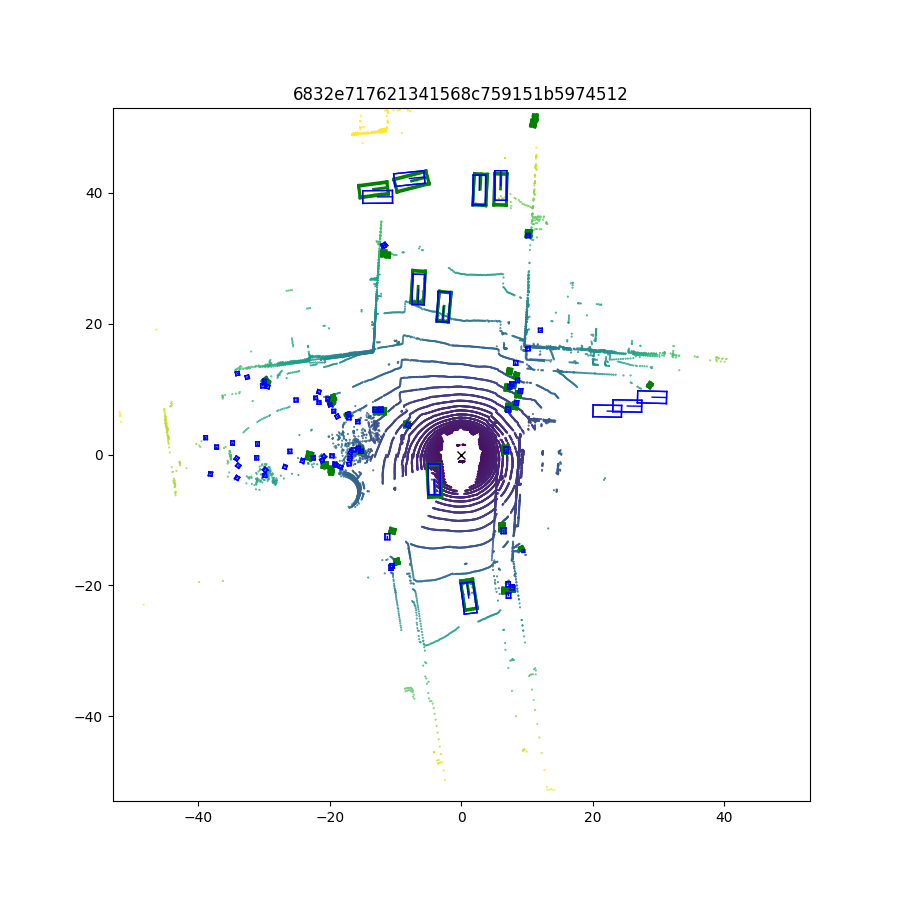
#> input picture data/image2.png, 900 x 900 px, found by its file name
$ python filter_scene.py
#> lines starting #> are read from the running program, lines starting #| are printed output that depends on the picture; after the words box and inside, x2 and y2 are one past the last pixel; in counts of white or black regions, pixels touching at a corner belong together
import numpy as np
import cv2
import matplotlib.pyplot as plt

from IPython import embed

# Load the image
img = cv2.imread("data/image2.png")
#> img is the input picture: shape (900, 900, 3); mean B, G, R 249.9, 248.5, 247.5
cv2.imshow("Original Image", img)

# Convert to HSV
hsv = cv2.cvtColor(img, cv2.COLOR_BGR2HSV)
#> hsv: shape (900, 900, 3); mean H, S, V 3.9, 5.3, 250.6

# Define range for blue color
lower_blue = np.array([98, 174, 0])
upper_blue = np.array([129, 255, 255])

# Create a mask for blue areas
mask = cv2.inRange(hsv, lower_blue, upper_blue)
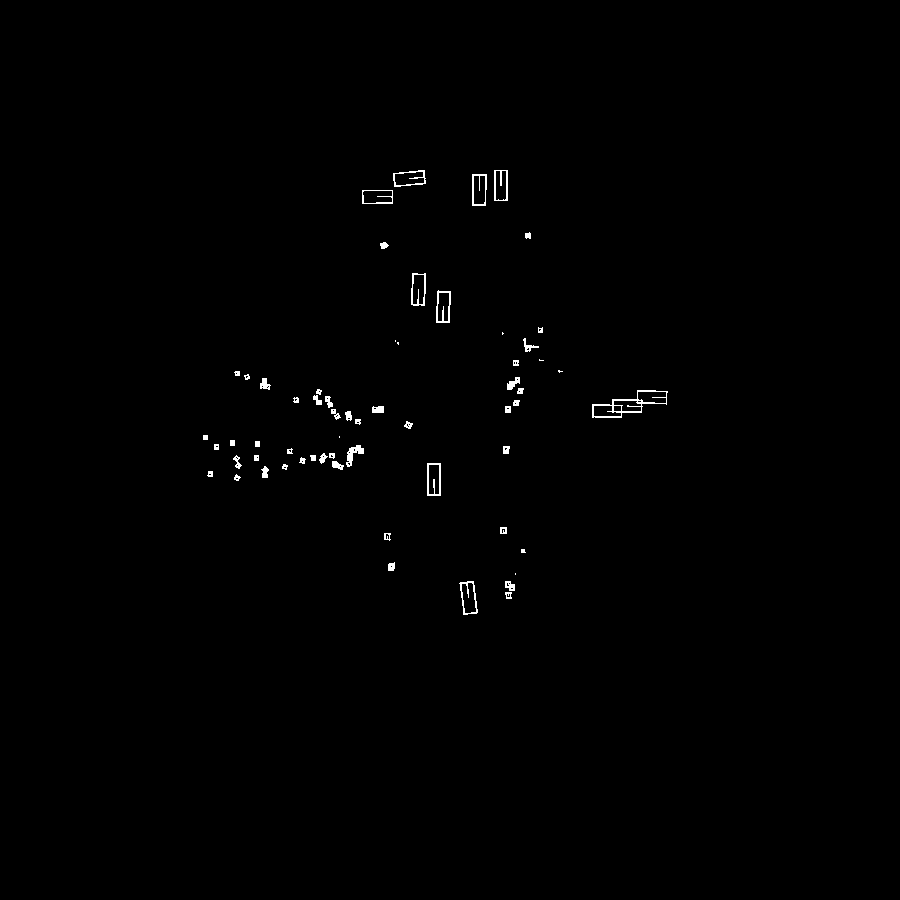
#> mask: shape (900, 900); 0.47% white in thin lines or dots, all inside (x1, y1, x2, y2) = (203, 170, 668, 615)

# Filter the image using the mask to isolate blue regions
res = cv2.bitwise_and(img, img, mask=mask)


# Function to detect rectangles and lines
def detect_rectangles(image, min_area):
    # Convert to grayscale
#> called with min_area = 350
    gray = cv2.cvtColor(image, cv2.COLOR_BGR2GRAY)

    # Threshold the image to binary
    _, binary = cv2.threshold(gray, 0, 255, cv2.THRESH_BINARY)

    # Find contours
    contours, _ = cv2.findContours(binary, cv2.RETR_EXTERNAL, cv2.CHAIN_APPROX_SIMPLE)
#> contours = 61 contours, 15 with area under 20; largest, box (x1, y1, x2, y2) and area: (592, 390, 668, 418) 1034, (459, 581, 478, 615) 435, (472, 174, 487, 206) 418, (427, 463, 441, 496) 416, (411, 273, 426, 306) 412

    # Initialize list to store rectangles
    rectangles = []

    for contour in contours:
        # Approximate the contour
        epsilon = 0.02 * cv2.arcLength(contour, True)
        approx = cv2.approxPolyDP(contour, epsilon, True)
        # Check if it is a rectangle (4 sides and convex)
        # if len(approx) == 4 and cv2.isContourConvex(approx):
        # Calculate the area and filter based on minimum area
        area = cv2.contourArea(contour)
        # [6 lines of commented-out code are left out]

        if area >= min_area:
            x, y, w, h = cv2.boundingRect(approx)
            rectangles.append((approx, (x, y, w, h)))
#> this loop made 61 passes
#> (epsilon, approx, area, x, y, w, h) on passes 3, 13, 54, 55, 58, 59, 60: (1.9, [[473, 581], [459, 583], [463, 614], [477, 612]], 435, 459, 581, 19, 34), (1.8, [[427, 463], [427, 495], [440, 495], [440, 463]], 416, 427, 463, 14, 33), (1.79, [[438, 290], [436, 322], [449, 322], [450, 291]], 403, 436, 290, 15, 33), (1.84, [[412, 273], [411, 304], [424, 305], [425, 273]], 412.5, 411, 273, 15, 33), (1.72, [[362, 190], [362, 203], [392, 203], [392, 190]], 390, 362, 190, 31, 14), (1.79, [[472, 174], [472, 205], [485, 205], [486, 174]], 418.5, 472, 174, 15, 32), (1.72, [[494, 170], [494, 200], [507, 200], [507, 170]], 390, 494, 170, 14, 31)
#> (epsilon, area, x, y, w, h) on passes 39, 61: (4.1, 1034, 592, 390, 76, 28), (1.84, 411, 393, 170, 33, 17)
#> after the loop, rectangles = 9 items

    return rectangles


# Detect rectangles
min_area = 350  # Adjusted minimum area to ensure meaningful rectangles are found
rectangles = detect_rectangles(res, min_area)
#> rectangles = 9 items

# Draw detected rectangles on the original image

for rectangle, (x, y, w, h) in rectangles:
    cv2.drawContours(
        img, [rectangle], -1, (0, 0, 255), 3
    )  # Draw rectangles in red color
#> this loop made 9 passes
#> (rectangle, x, y, w, h) on passes 1, 2, 4, 5, 6, 7, 8, 9: ([[473, 581], [459, 583], [463, 614], [477, 612]], 459, 581, 19, 34), ([[427, 463], [427, 495], [440, 495], [440, 463]], 427, 463, 14, 33), ([[438, 290], [436, 322], [449, 322], [450, 291]], 436, 290, 15, 33), ([[412, 273], [411, 304], [424, 305], [425, 273]], 411, 273, 15, 33), ([[362, 190], [362, 203], [392, 203], [392, 190]], 362, 190, 31, 14), ([[472, 174], [472, 205], [485, 205], [486, 174]], 472, 174, 15, 32), ([[494, 170], [494, 200], [507, 200], [507, 170]], 494, 170, 14, 31), ([[424, 170], [393, 173], [394, 186], [425, 183]], 393, 170, 33, 17)
#> (x, y, w, h) on pass 3: (592, 390, 76, 28)
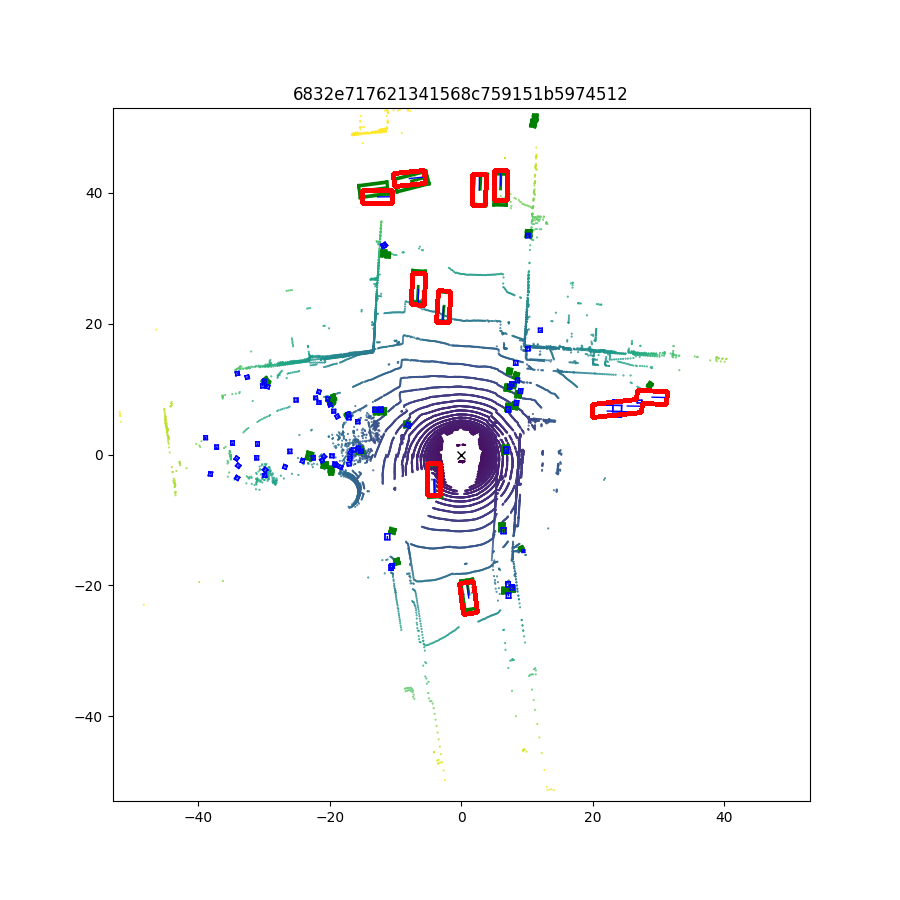
#> img: shape (900, 900, 3); 0.54% of pixels changed, all inside (x1, y1, x2, y2) = (360, 168, 670, 617)
    # print("Location of car: ", x + w//2, y + w//2)

# embed()
height, width = img.shape[:2]
#> height = 900; width = 900
rect_width = 19  # Width of the rectangle
rect_height = 35  # Height of the rectangle

# Calculate the top-left and bottom-right points of the rectangle
center_x = width // 2
#> center_x = 450
center_y = height // 2
#> center_y = 450
x_offset = 11
y_offset = 5
top_left = (
    x_offset + center_x - rect_width // 2,
    y_offset + center_y - rect_height // 2,
)
#> top_left = (452, 438)
bottom_right = (
    x_offset + center_x + rect_width // 2,
    y_offset + center_y + rect_height // 2,
)
#> bottom_right = (470, 472)
cv2.rectangle(img, top_left, bottom_right, (200, 100, 40), 3)
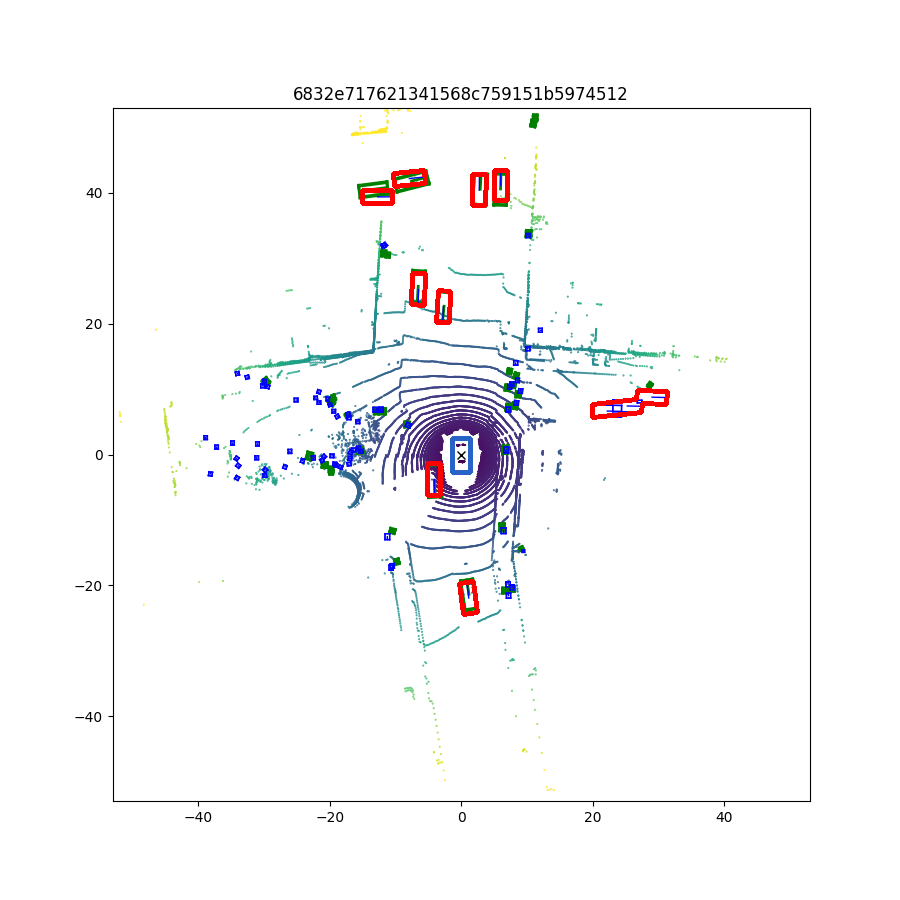
#> img: shape (900, 900, 3); 0.06% of pixels changed, all inside (x1, y1, x2, y2) = (450, 436, 473, 475)


cv2.imshow("Detected Blue Rectangles", img)


cv2.waitKey(0)
cv2.destroyAllWindows()

$ run again, with data/image1.png copied over data/image2.png
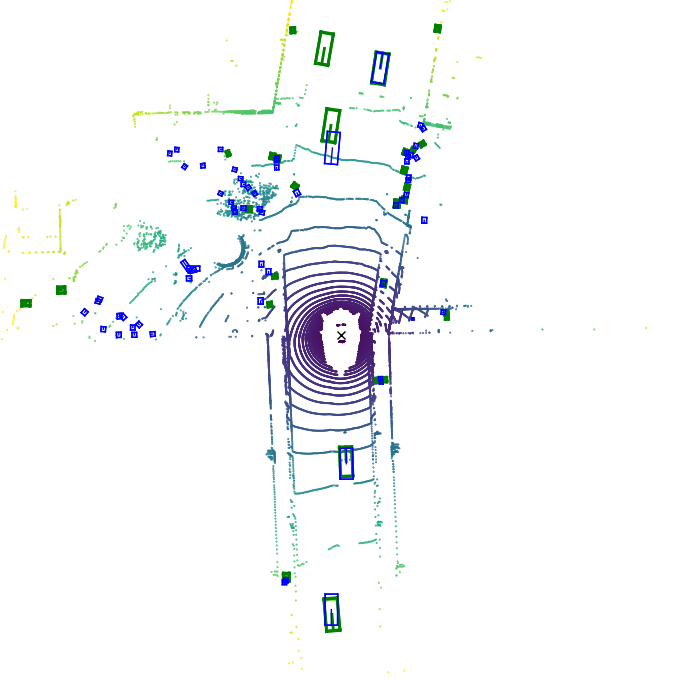
#> input picture data/image1.png, 680 x 680 px, found by its file name
#> img is the input picture: shape (680, 680, 3); mean B, G, R 249.4, 247.6, 246.1
#> hsv: shape (680, 680, 3); mean H, S, V 6, 7.8, 250.6
#> `mask = cv2.inRange(hsv, lower_blue, upper_blue)`:
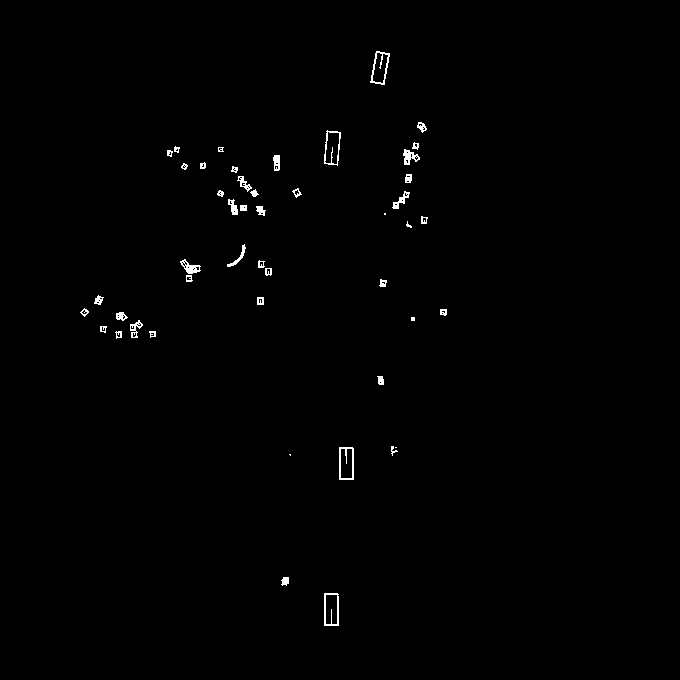
#> mask: shape (680, 680); 0.61% white in thin lines or dots, all inside (x1, y1, x2, y2) = (80, 51, 447, 626)
#> contours = 47 contours, 7 with area under 20; largest, box (x1, y1, x2, y2) and area: (339, 447, 354, 480) 448, (324, 593, 339, 626) 446, (324, 130, 341, 166) 445, (370, 51, 390, 85) 424, (180, 259, 201, 274) 138
#> the loop in detect_rectangles, `for contour in contours:` made 47 passes
#> (epsilon, approx, area, x, y, w, h) on passes 1, 5, 45, 47: (1.84, [[324, 593], [324, 625], [338, 625], [338, 594]], 446.5, 324, 593, 15, 33), (1.83, [[339, 447], [339, 479], [353, 479], [353, 448]], 447.5, 339, 447, 15, 33), (1.96, [[327, 130], [324, 163], [337, 165], [340, 132]], 445, 324, 130, 17, 36), (1.9, [[376, 51], [370, 82], [384, 84], [389, 53]], 423.5, 370, 51, 20, 34)
#> after the loop in detect_rectangles, `for contour in contours:`: rectangles = 4 items
#> the loop `for rectangle, (x, y, w, h) in rectangles:` made 4 passes
#> (rectangle, x, y, w, h) on passes 1 to 4: ([[324, 593], [324, 625], [338, 625], [338, 594]], 324, 593, 15, 33), ([[339, 447], [339, 479], [353, 479], [353, 448]], 339, 447, 15, 33), ([[327, 130], [324, 163], [337, 165], [340, 132]], 324, 130, 17, 36), ([[376, 51], [370, 82], [384, 84], [389, 53]], 370, 51, 20, 34)
#> `cv2.rectangle(img, top_left, bottom_right, (200, 100, 40), 3)`:
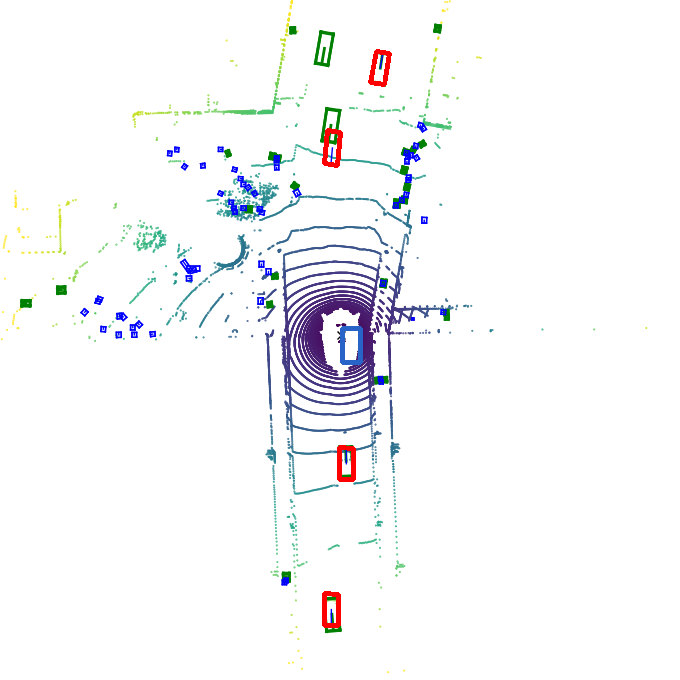
#> img: shape (680, 680, 3); mean B, G, R 248.7, 247.1, 246.6

$ run again, with data/image3.png copied over data/image2.png
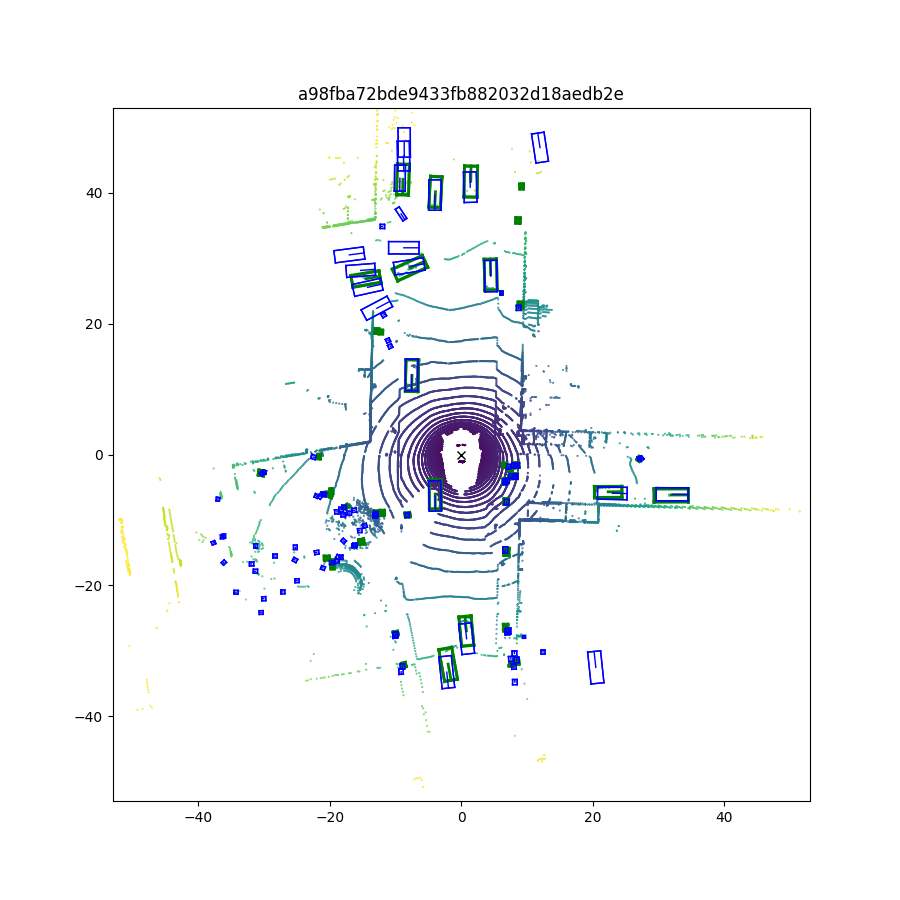
#> input picture data/image3.png, 900 x 900 px, found by its file name
#> img is the input picture: shape (900, 900, 3); mean B, G, R 249.3, 247.5, 246.3
#> hsv: shape (900, 900, 3); mean H, S, V 4.6, 6.3, 250.2
#> `mask = cv2.inRange(hsv, lower_blue, upper_blue)`:
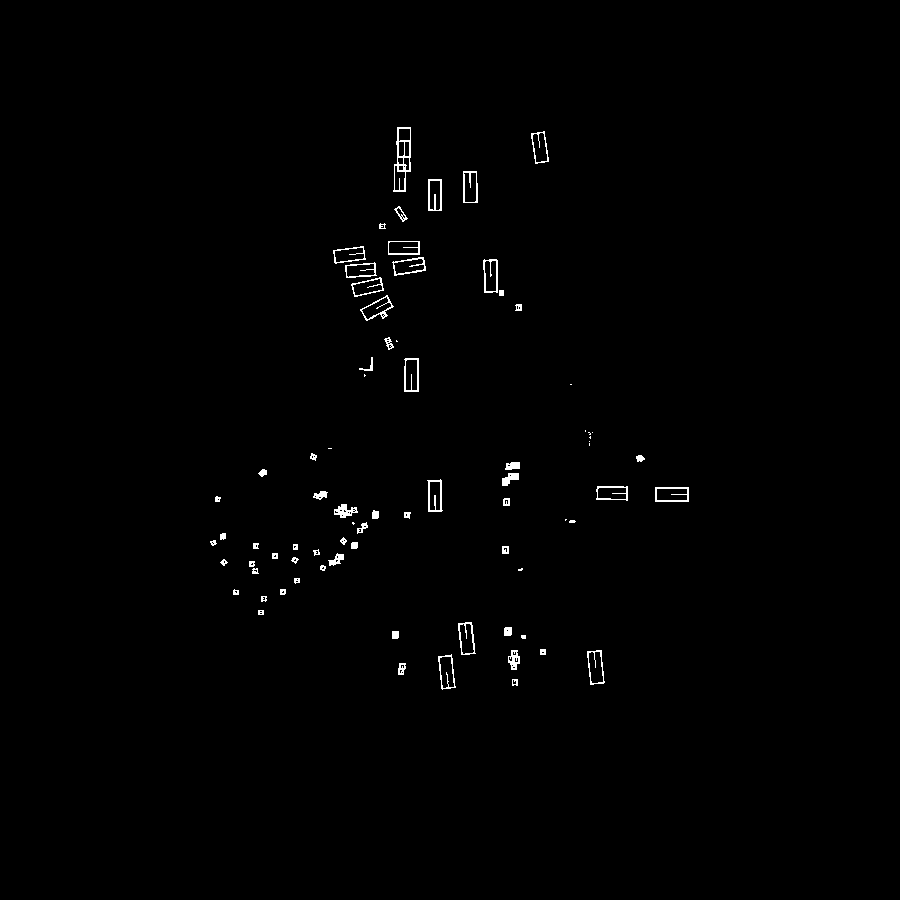
#> mask: shape (900, 900); 0.69% white in thin lines or dots, all inside (x1, y1, x2, y2) = (210, 127, 689, 690)
#> contours = 77 contours, 17 with area under 20; largest, box (x1, y1, x2, y2) and area: (393, 127, 411, 192) 816, (655, 487, 689, 502) 462, (404, 358, 419, 392) 456, (587, 650, 605, 685) 446, (483, 259, 498, 293) 432
#> the loop in detect_rectangles, `for contour in contours:` made 77 passes
#> (epsilon, approx, area, x, y, w, h) on passes 3, 4, 10, 42, 43: (1.94, [[451, 654], [438, 656], [442, 689], [455, 687]], 430, 438, 654, 18, 36), (1.93, [[601, 650], [587, 651], [590, 684], [604, 682]], 445.5, 587, 650, 18, 35), (1.85, [[458, 623], [461, 654], [475, 653], [471, 622]], 422.5, 458, 622, 18, 33), (1.88, [[655, 487], [655, 501], [688, 501], [688, 487]], 462, 655, 487, 34, 15), (1.81, [[597, 486], [596, 499], [627, 500], [627, 486]], 394, 596, 486, 32, 15)
#> after the loop in detect_rectangles, `for contour in contours:`: rectangles = 18 items
#> the loop `for rectangle, (x, y, w, h) in rectangles:` made 18 passes
#> (rectangle, x, y, w, h) on passes 1 to 6: ([[451, 654], [438, 656], [442, 689], [455, 687]], 438, 654, 18, 36), ([[601, 650], [587, 651], [590, 684], [604, 682]], 587, 650, 18, 35), ([[458, 623], [461, 654], [475, 653], [471, 622]], 458, 622, 18, 33), ([[655, 487], [655, 501], [688, 501], [688, 487]], 655, 487, 34, 15), ([[597, 486], [596, 499], [627, 500], [627, 486]], 596, 486, 32, 15), ([[440, 479], [427, 480], [428, 511], [442, 510]], 427, 479, 16, 33)
#> `cv2.rectangle(img, top_left, bottom_right, (200, 100, 40), 3)`:
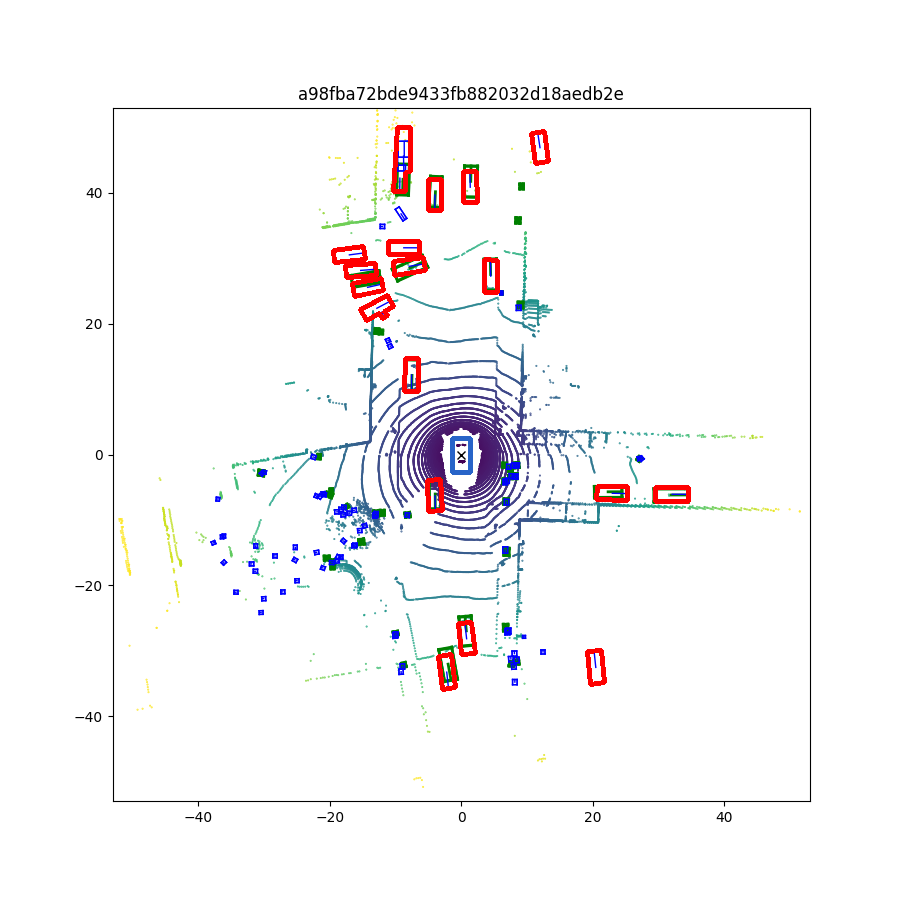
#> img: shape (900, 900, 3); mean B, G, R 247.2, 246, 247.6
